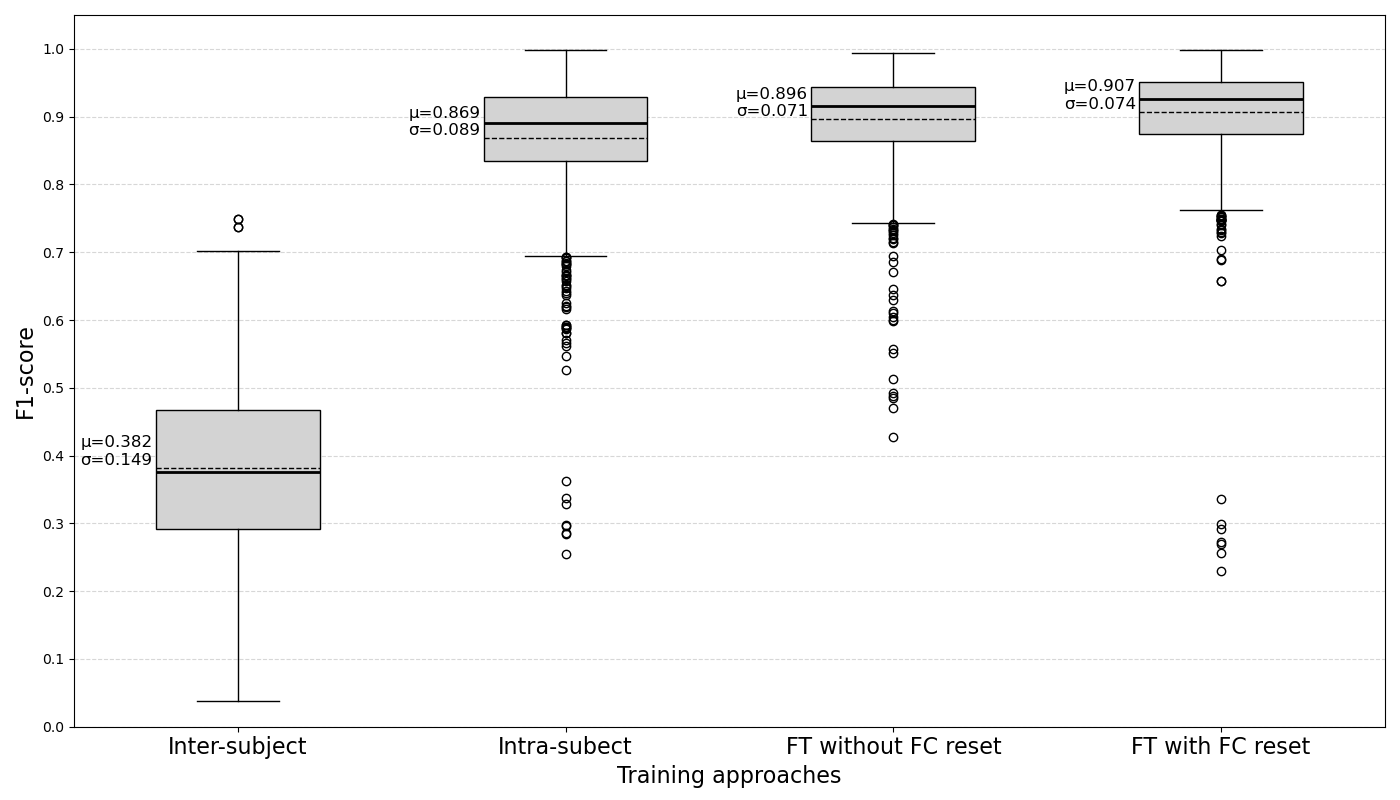

Write the Python code that produced this figure.
import os
import sys
import numpy as np
import json
from libemg.datasets import *
from typing import cast
import matplotlib.pyplot as plt
import numpy as np

sys.path.insert(0, os.path.abspath(os.path.join(os.path.dirname(__file__), '..')))
sys.path.insert(0, os.path.abspath(os.path.join(os.path.dirname(__file__), '..', '..')))
sys.path.insert(0, os.path.abspath(os.path.join(os.path.dirname(__file__), '..', '..', '..')))

from libemg_3dc.utils.training_experiments import TrainingExperiments, NeuralNetworkSingleSubjectTrainingExperiment, NeuralNetworkOtherSubjectsTrainingExperiment, NeuralNetworkFineTunedTrainigExperiment

inter_subjects_experiments = TrainingExperiments.load(path='libemg_3dc/prove_pretraining_helps/other_subjects/cnn_v1_results(ready).json')
inter_subjects_experiments = [cast(NeuralNetworkOtherSubjectsTrainingExperiment, result) for result in inter_subjects_experiments.data if isinstance(result, NeuralNetworkOtherSubjectsTrainingExperiment)]
inter_subjects_f1_scores = [experiment.test_subjects_test_result["f1_score"] for experiment in inter_subjects_experiments]
inter_subjects_f1_scores_mean = np.mean(inter_subjects_f1_scores) # 0.382
inter_subjects_f1_scores_std = np.std(inter_subjects_f1_scores) # 0.149

intra_subject_8_reps_experiments = TrainingExperiments.load(path='libemg_3dc/prove_pretraining_helps/single_subject/cnn_v1_results(8 reps).json')
intra_subject_8_reps_experiments = [cast(NeuralNetworkSingleSubjectTrainingExperiment, result) for result in intra_subject_8_reps_experiments.data if isinstance(result, NeuralNetworkSingleSubjectTrainingExperiment)]
intra_subject_8_reps_f1_scores = [result.test_result["f1_score"] for result in intra_subject_8_reps_experiments]
intra_subject_8_reps_f1_scores_mean = np.mean(intra_subject_8_reps_f1_scores) # 0.869
intra_subject_8_reps_f1_scores_std = np.std(intra_subject_8_reps_f1_scores) # 0.089

finetune_with_fc_reset_8_reps_experiments = TrainingExperiments.load(path='libemg_3dc/prove_pretraining_helps/fine_tuned/cnn_v1_results(finetune_with_fc_reset 8 reps).json')
finetune_with_fc_reset_8_reps_experiments = [cast(NeuralNetworkFineTunedTrainigExperiment, result) for result in finetune_with_fc_reset_8_reps_experiments.data if isinstance(result, NeuralNetworkFineTunedTrainigExperiment)]
finetune_with_fc_reset_8_reps_f1_scores = [experiment.test_result["f1_score"] for experiment in finetune_with_fc_reset_8_reps_experiments]
finetune_with_fc_reset_8_reps_f1_scores_mean = np.mean(finetune_with_fc_reset_8_reps_f1_scores) # 0.907
finetune_with_fc_reset_8_reps_f1_scores_std = np.std(finetune_with_fc_reset_8_reps_f1_scores) # 0.074

finetune_without_fc_reset_8_reps_experiments = TrainingExperiments.load(path='libemg_3dc/prove_pretraining_helps/fine_tuned/cnn_v1_results(finetune_without_fc_reset 8 reps).json')
finetune_without_fc_reset_8_reps_experiments = [cast(NeuralNetworkFineTunedTrainigExperiment, result) for result in finetune_without_fc_reset_8_reps_experiments.data if isinstance(result, NeuralNetworkFineTunedTrainigExperiment)]
finetune_without_fc_reset_8_reps_f1_scores = [experiment.test_result["f1_score"] for experiment in finetune_without_fc_reset_8_reps_experiments]
finetune_without_fc_reset_8_reps_f1_scores_mean = np.mean(finetune_without_fc_reset_8_reps_f1_scores) # 0.907
finetune_without_fc_reset_8_reps_f1_scores_std = np.std(finetune_without_fc_reset_8_reps_f1_scores) # 0.074

f1_scores = [
    inter_subjects_f1_scores,
    intra_subject_8_reps_f1_scores,
    finetune_without_fc_reset_8_reps_f1_scores,
    finetune_with_fc_reset_8_reps_f1_scores
]
labels = ['Inter-subject', 'Intra-subect', 'FT without FC reset', 'FT with FC reset']

fig, ax = plt.subplots(figsize=(14, 8))
bplot = ax.boxplot(f1_scores,
                   patch_artist=True,  # fill with color
                   tick_labels=labels,
                   showfliers=True,  # show outliers
                   vert=True,  # vertical box alignment
                   widths=0.5,  # width of the boxes
                   meanline=True,
                   showmeans=True,  # show mean line
                   medianprops={'color': 'black', 'linewidth': 2, 'linestyle': '-'},  # style of the median line
                   meanprops={'color': 'black', 'linewidth': 1, 'linestyle': '--'},  # style of the mean line
                   showbox=True)  # will be used to label x-ticks

for box in bplot['boxes']:
    box.set_facecolor('lightgray')

# Annotate mean and std above each box
for i, group in enumerate(f1_scores, start=1):
    mean = np.mean(group)
    std = np.std(group)
    ax.text(i-0.37, mean, f'μ={mean:.3f}\nσ={std:.3f}', ha='center', va='bottom', fontsize=12, color='black')
    
# Add y-axis grid with 0.1 step
ax.set_yticks(np.arange(0.0, 1.05, 0.1))
ax.set_ylim(0.0, 1.05)
ax.grid(True, axis='y', linestyle='--', alpha=0.5)

# Final touches
ax.set_xticklabels(labels, fontsize=16)
ax.set_xlabel("Training approaches", fontsize=16)
ax.set_ylabel('F1-score', fontsize=16)
# ax.set_title('Accuracy of each training approach', fontsize=18)
plt.tight_layout()

plt.show()
